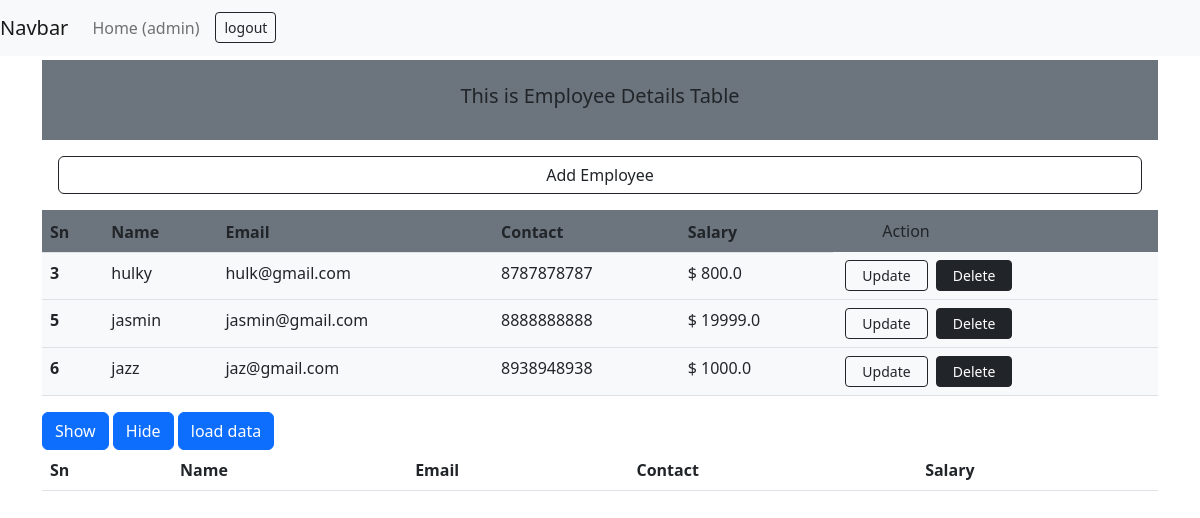
Page / (signed in) on the earlier database version.
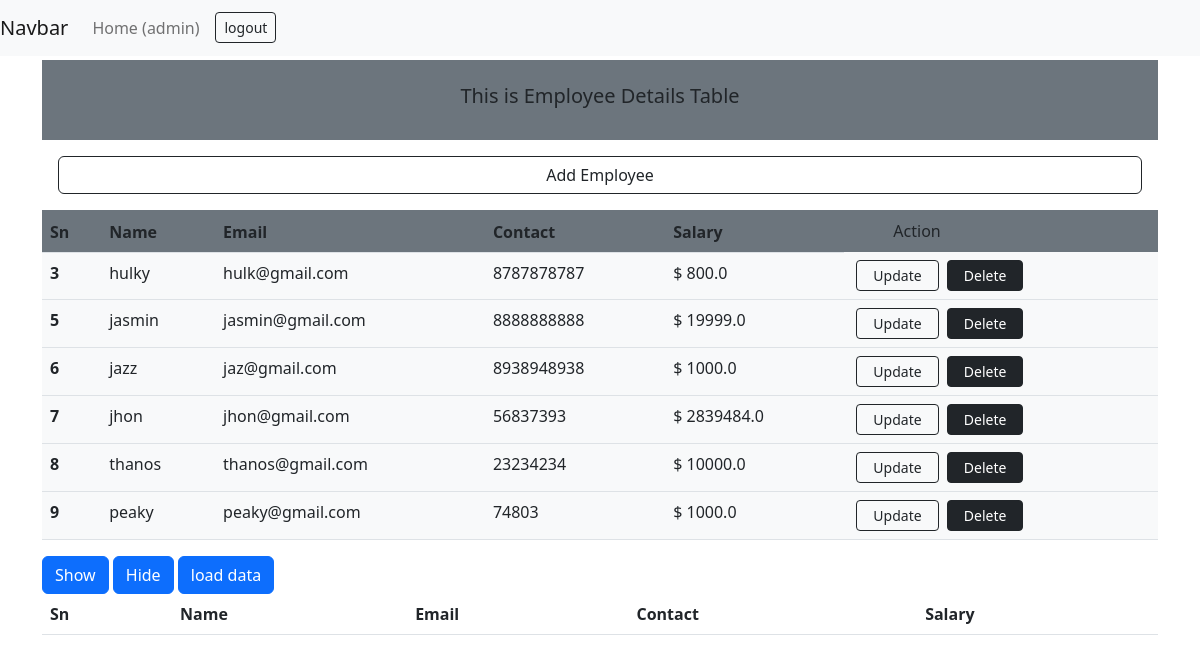
Same page on the later database version.
### app/models.py (models this page shows, shortened)
class Employee(models.Model):
    emp_name = models.CharField(max_length=100)
    emp_email = models.EmailField()
    emp_contact = models.CharField(max_length=15)
    emp_salary = models.FloatField()

### app/views.py (the view)
# urls.py: path('', views.index, name="index"),
@login_required
def index(request):
    emp = Employee.objects.all().order_by('id')
    manager = Group.objects.filter(name='manager').first()
    permissions = Permission.objects.all()
    context = {
        'emp':emp,
        'manager' : manager,
        'permissions' : permissions
    }
    return render(request, 'app/index.html',context)

### app/templates/app/index.html (shortened to what this page needs)
{% extends 'app/base.html' %}
{% block content%}
    {% include 'app/navbar.html' %}
   <div class="container mt-1">
    <div class=" bg-secondary py-4 d-flex justify-content-center">
      <h5>This is Employee Details Table</h5>
    </div>
    {% if perms.app.add_employee %}
      <a href="{% url 'addEmployee' %}" class="btn btn-outline-dark mx-3 mt-3 d-flex justify-content-center" >Add Employee</a>
      {% else %}
      <button class="btn btn-outline-dark mx-5 mt-3 d-flex justify-content-center col-lg-11" disabled>You don't have any permission to add employee</button>
    {% endif %}
    <div>
        <table class="table bg-light mt-3">
            <thead class="thead-dark">
              <tr class="bg-secondary">
                <th scope="col">Sn</th>
                <th scope="col">Name</th>
                <th scope="col">Email</th>
                <th scope="col">Contact</th>
                <th scope="col">Salary</th>
                {% if perms.app.change_employee   %}
                <th scope="col" class="px-5 btn ">Action</th>
                {% endif %}
              </tr>
            </thead>
            <tbody>
              {% for employee in emp %}
              <tr>
                <th scope="row">{{employee.id}}</th>
                <td>{{employee.emp_name}}</td>
                <td>{{employee.emp_email}}</td>
                <td>{{employee.emp_contact}}</td>
                <td>$ {{employee.emp_salary}}</td>
                <td class=" " >
                  {% if perms.app.change_employee %}
                  <a href="{% url 'update-employee' employee.id %}" class="btn btn-sm btn-outline-dark px-3 mx-1">Update</a>
                  {% endif %}
                  {% if perms.app.delete_employee %}
                  <a href="{% url 'delete-employee' employee.id %}" class="btn btn-sm btn-dark px-3">Delete</a>
                  {% endif %}
                </td>
              </tr>
              {% endfor %}
            </tbody>
          </table>
    </div>
   </div>
   <div class="container">
    <div class="row">
      <div class="col-md-12">
        <button class="btn btn-primary" id="clickbtn">Show</button>
        <button class="btn btn-primary" id="hidebtn">Hide</button>
        <button class="btn btn-primary" id="loadbtn" onclick="this.style.visibility = 'hidden'">load data</button>
        <div class="maindata">
          <table class="table">
            <thead>
              <th>Sn</th>
              <th>Name</th>
              <th>Email</th>
              <th>Contact</th>
              <th>Salary</th>
            </thead>
          </table>
        </div>
      </div>
    </div>
   </div>
{% endblock %}

### app/templates/app/base.html (shortened to what this page needs)
<!DOCTYPE html>
<html lang="en">
<head>
    <link href="https://cdn.jsdelivr.net/npm/bootstrap@5.2.2/dist/css/bootstrap.min.css" rel="stylesheet">
</head>
<body>
    {% block content %}
    {% endblock %}
</body>
</html>

### app/templates/app/navbar.html (shortened to what this page needs)
{% block content %}
<nav class="navbar navbar-expand-lg navbar-light bg-light">
    <a class="navbar-brand" href="#">Navbar</a>
    <div class="collapse navbar-collapse" id="navbarSupportedContent">
      <ul class="navbar-nav mr-auto">
        <li class="nav-item active">
          <a class="nav-link" href="#">Home <span class="sr-only">({{user.username}})</span></a>
        </li>
        {% if request.user.is_authenticated %}
      <li class="nav-item px-2">
        <a class="btn btn-sm btn-outline-dark mt-1 px-2" href="{% url 'logout' %}">logout</a>
      </li>
      {% endif %}
      </ul>
    </div>
  </nav>
{% endblock %}

Differences in the rows shown:
added Employee: id "7", emp_name "jhon", emp_email "jhon@gmail.com", emp_contact "56837393", emp_salary "2839484.0"
added Employee: id "8", emp_name "thanos", emp_email "thanos@gmail.com", emp_contact "23234234", emp_salary "10000.0"
added Employee: id "9", emp_name "peaky", emp_email "peaky@gmail.com", emp_contact "74803", emp_salary "1000.0"
